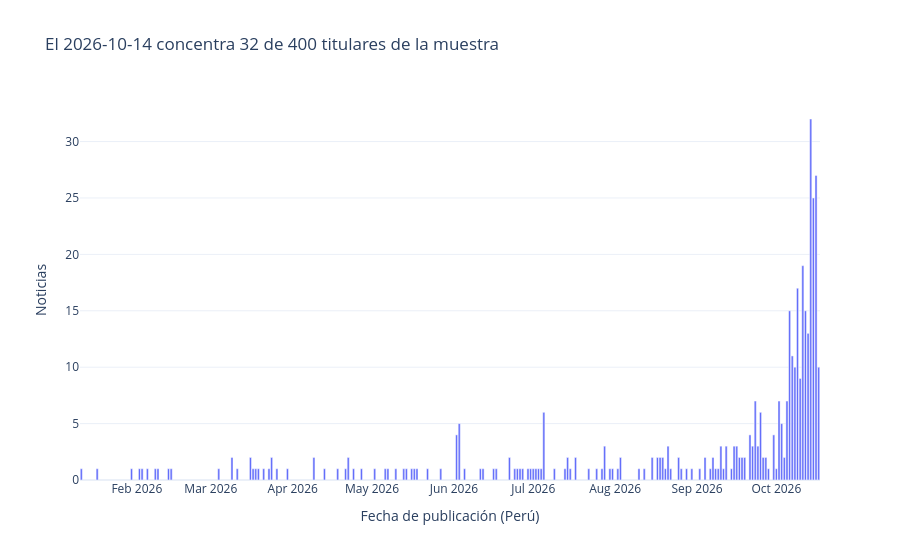

The notebook cell this image was saved under:
### Code cell
por_fecha = df.groupby('fecha').size().rename('noticias').reset_index().sort_values('fecha')
pico = por_fecha.loc[por_fecha.noticias.idxmax()]
fig = px.bar(por_fecha, x='fecha', y='noticias',
             title=f"El {pico['fecha']} concentra {int(pico['noticias'])} de {len(df)} titulares de la muestra",
             labels={'fecha': 'Fecha de publicación (Perú)', 'noticias': 'Noticias'})
fig.show()
print('Período de publicación:', df.fecha.min(), 'a', df.fecha.max())

### Figure 1 — Plotly figure (JSON) as saved in the notebook; plotly's stock layout.template omitted (floating-point values rounded to 4 significant figures)
{"data": [{"hovertemplate": "Fecha de publicación (Perú)=%{x}<br>Noticias=%{y}<extra></extra>", "legendgroup": "", "marker": {"color": "#636efa", "pattern": {"shape": ""}}, "name": "", "orientation": "v", "showlegend": false, "textposition": "auto", "type": "bar", "x": ["2026-01-11", "2026-01-17", "2026-01-30", "2026-02-02", "2026-02-03", "2026-02-05", "2026-02-08", "2026-02-09", "2026-02-13", "2026-02-14", "2026-03-04", "2026-03-09", "2026-03-11", "2026-03-16", "2026-03-17", "2026-03-18", "2026-03-19", "2026-03-21", "2026-03-23", "2026-03-24", "2026-03-26", "2026-03-30", "2026-04-09", "2026-04-13", "2026-04-18", "2026-04-21", "2026-04-22", "2026-04-24", "2026-04-27", "2026-05-02", "2026-05-06", "2026-05-07", "2026-05-10", "2026-05-13", "2026-05-14", "2026-05-16", "2026-05-17", "2026-05-18", "2026-05-22", "2026-05-27", "2026-06-02", "2026-06-03", "2026-06-05", "2026-06-11", "2026-06-12", "2026-06-16", "2026-06-17", "2026-06-22", "2026-06-24", "2026-06-25", "2026-06-26", "2026-06-27", "2026-06-29", "2026-06-30", "2026-07-01", "2026-07-02", "2026-07-03", "2026-07-04", "2026-07-05", "2026-07-09", "2026-07-13", "2026-07-14", "2026-07-15", "2026-07-17", "2026-07-22", "2026-07-25", "2026-07-27", "2026-07-28", "2026-07-30", "2026-07-31", "2026-08-02", "2026-08-03", "2026-08-10", "2026-08-12", "2026-08-15", "2026-08-17", "2026-08-18", "2026-08-19", "2026-08-20", "2026-08-21", "2026-08-22", "2026-08-25", "2026-08-26", "2026-08-28", "2026-08-30", "2026-09-02", "2026-09-04", "2026-09-06", "2026-09-07", "2026-09-08", "2026-09-09", "2026-09-10", "2026-09-11", "2026-09-12", "2026-09-14", "2026-09-15", "2026-09-16", "2026-09-17", "2026-09-18", "2026-09-19", "2026-09-21", "2026-09-22", "2026-09-23", "2026-09-24", "2026-09-25", "2026-09-26", "2026-09-27", "2026-09-28", "2026-09-30", "2026-10-01", "2026-10-02", "2026-10-03", "2026-10-04", "2026-10-05", "2026-10-06", "2026-10-07", "2026-10-08", "2026-10-09", "2026-10-10", "2026-10-11", "2026-10-12", "2026-10-13", "2026-10-14", "2026-10-15", "2026-10-16", "2026-10-17"], "xaxis": "x", "y": [1, 1, 1, 1, 1, 1, 1, 1, 1, 1, 1, 2, 1, 2, 1, 1, 1, 1, 1, 2, 1, 1, 2, 1, 1, 1, 2, 1, 1, 1, 1, 1, 1, 1, 1, 1, 1, 1, 1, 1, 4, 5, 1, 1, 1, 1, 1, 2, 1, 1, 1, 1, 1, 1, 1, 1, 1, 1, 6, 1, 1, 2, 1, 2, 1, 1, 1, 3, 1, 1, 1, 2, 1, 1, 2, 2, 2, 2, 1, 3, 1, 2, 1, 1, 1, 1, 2, 1, 2, 1, 1, 3, 1, 3, 1, 3, 3, 2, 2, 2, 4, 3, 7, 3, 6, 2, 2, 1, 4, 1, 7, 5, 2, 7, 15, 11, 10, 17, 9, 19, 15, 13, 32, 25, 27, 10], "yaxis": "y"}], "layout": {"barmode": "relative", "legend": {"tracegroupgap": 0}, "title": {"text": "El 2026-10-14 concentra 32 de 400 titulares de la muestra"}, "xaxis": {"anchor": "y", "domain": [0.0, 1.0], "title": {"text": "Fecha de publicación (Perú)"}}, "yaxis": {"anchor": "x", "domain": [0.0, 1.0], "title": {"text": "Noticias"}}}}
